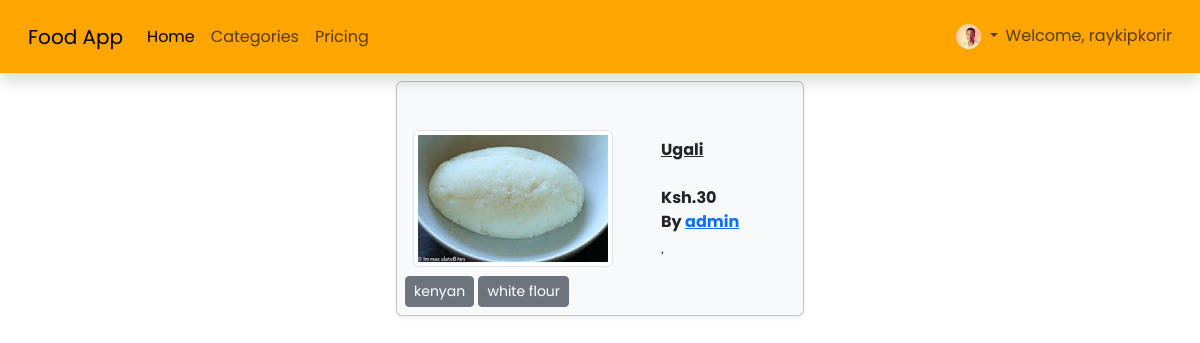
Screenshot of /foods/1/ (signed in) with the database file from the repository.
### users/models.py (models this page shows, shortened)
class User(AbstractBaseUser, PermissionsMixin):
    username_validator = UnicodeUsernameValidator()
    username = models.CharField(
        max_length=150,
        unique=True,
        validators=[username_validator],
        error_messages={
            'unique': "A user with that username already exists.",
        },
    )
    email = models.EmailField('email address', blank=True, unique=True)
    is_staff = models.BooleanField(
        'staff status',
        default=False,
        help_text="Designates whether the user can log into this admin site.",
    )
    is_active = models.BooleanField(
        'active',
        default=True,
        help_text=
            'Designates whether this user should be treated as active. '
            'Unselect this instead of deleting accounts.'
        ,
    )
    date_joined = models.DateTimeField(default=timezone.now)
    objects = UserManager()
    EMAIL_FIELD = 'email'
    USERNAME_FIELD = 'username'
    REQUIRED_FIELDS = ['email']

class UserProfile(models.Model):
    bio = models.TextField(blank=True)
    profile_pic = models.ImageField(upload_to="profile_pics", blank=True, null=True)
    location = models.CharField(max_length=200, blank=True)
    twitter = models.URLField(blank=True)
    user = models.OneToOneField(User, on_delete=models.CASCADE)

### food/models.py (models this page shows, shortened)
class Food(models.Model):
    name = models.CharField(max_length=50)
    food_pic = models.ImageField(upload_to="food_images", blank=True, null=True)
    price = models.PositiveIntegerField()
    date_created = models.DateTimeField(auto_now_add=True)
    date_updated = models.DateTimeField(auto_now = True)
    tags = TaggableManager()
    user = models.ForeignKey(settings.AUTH_USER_MODEL, on_delete=models.CASCADE)
    category = models.ForeignKey(Category, on_delete=models.SET_NULL, null=True)
    class Meta:
        ordering = ["-date_updated"]
    def __str__(self):
        return self.name
    @property
    def food_price(self):
        currency = "Ksh."
        return f"{currency}{self.price}"

### food/views.py (the view)
# urls.py: path("foods/<int:pk>/", views.FoodDetailView.as_view(), name="food_detail"),
class FoodDetailView(DetailView):
    model = Food
    context_object_name = "food"
    template_name = "food/food_detail.html"

### food/templates/food/food_detail.html (shortened to what this page needs)
{% extends "base.html" %}
{% load static %}
{% block content %}
<div class="row">
   <div class="col-md-4 offset-md-4 my-2 py-5 shadow-sm p-3 mb-5 bg-body-tertiary rounded border border-dark border-opacity-25 d-flex flex-row position-relative"
        style="min-width: 300px;"
   >
      <a href="{% url 'food_detail' food.id %}">
         {% if food.food_pic %}
            <img src="{{ food.food_pic.url }}" alt="" class="img-thumbnail food-img h-100">
         {% endif %}
      </a>
      <div name="food-card" class="d-flex flex-column ps-5 pt-2">
         <div class="mb-4">
            <span
               id="food"
               class="fw-bold text-decoration-none"
               >
               <a href="{% url 'food_detail' food.id %}" class="text-reset">{{ food }}</a>
            </span>
         </div>
         <div>
            <span class="fw-bold">{{ food.food_price }}</span>
         </div>
         <div>
            <span class="fw-bold">By <a href="{% url 'user_profile' food.user.username%}">{{ food.user.username }}</a></span>
         </div>
         <i id="like" class="fa-heart" type="button"></i>
      </div>
      <div class="position-absolute start-0 bottom-0 m-2">
         {% for tag in food.tags.all %}
         <a href="{% url 'foods' %}?tag={{ tag.name }}" class="btn btn-secondary btn-sm mt-1">{{ tag }}</a>
         {% endfor %}
     </div>
   </div>
</div>
{% endblock content %}

### templates/navbar.html (shortened to what this page needs)
{% load static %}
<nav class="navbar navbar-expand-lg  sticky-top shadow p-3" style="background-color: orange;" >
    <div class="container-fluid">
      <a class="navbar-brand" href="{% url 'foods' %}">Food App</a>
      <div class="collapse navbar-collapse" id="navbarNav">
        <ul class="navbar-nav me-auto mb-2 mb-lg-0">
          <li class="nav-item">
            <a class="nav-link active" aria-current="page" href="{% url 'foods' %}">Home</a>
          </li>
          <li class="nav-item">
            <a class="nav-link" href="#">Categories</a>
          </li>
          <li class="nav-item">
            <a class="nav-link" href="#">Pricing</a>
          </li>
        </ul>
        <ul class="navbar-nav mb-2 mb-lg-0">
          {% if user.is_authenticated %}
          <li class="nav-item dropdown">
            <a class="nav-link dropdown-toggle" href="#" role="button" data-bs-toggle="dropdown" aria-expanded="false">
              {% if user.userprofile.profile_pic %}
              <img
              src="{{ user.userprofile.profile_pic.url }}"
              alt=""
              height="25"
              width="25"
              style="border-radius: 100px"
              >
              {% endif %}
            </a>
          </li>
          <span class="navbar-text">
              Welcome, {{ user.username }}
          </span>
          {% endif %}
        </ul>
      </div>
    </div>
  </nav>

### food/static/food/css/food.css (style rules this page uses)
.food-img { width: 200px; height: 200px; }

### static/css/main.css (style rules this page uses)
body { height: 100vh; font-family: 'Poppins', sans-serif !important; }

### rows the page displays
User: userprofile.profile_pic (picture), username "raykipkorir"
Food: food_pic (picture), name "Ugali", food_price "Ksh.30", user.username "admin"
Tag: name "kenyan"
Tag: name "white flour"
